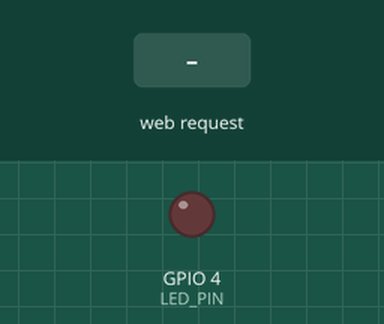
The sketch below on a simulated ESP32. Shown: output pins drawn as LEDs (lit = HIGH). The inputs (shaded band) are chosen by the test bench. WiFi joins after 1.5 s; servers stay silent unless stated; what the sketch prints to the serial monitor is not drawn.

Above: at 2.7 s.
2.8 s: HTTP request GET /led/on received
At 3.7 s:
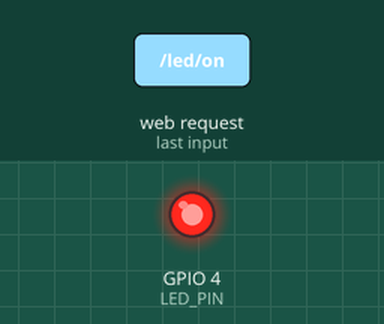
4.3 s: HTTP request GET /led/off received
At 4.8 s:
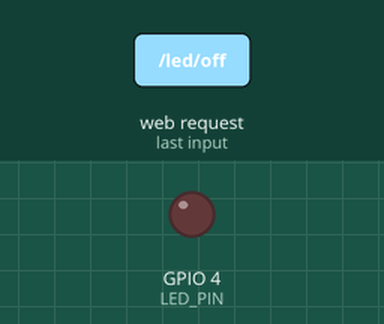
Timing chart, 0 to 7.3 s (numbered marks = the images above; inputs shaded):
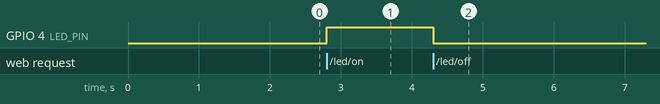

Measured:
- after the input at 2.8 s, GPIO 4 (LED_PIN): LOW → HIGH at once
- after the input at 4.3 s, GPIO 4 (LED_PIN): HIGH → LOW at once

The sketch:

sketch.ino
```cpp
#include <WiFi.h>
#include <WebServer.h>

// Wokwi Virtual Wi-Fi Credentials
const char* ssid = "Wokwi-GUEST";
const char* password = "";

const int LED_PIN = 4;

// Initialize WebServer on default HTTP port 80
WebServer server(80);

// HTML Page Generator
void handleRoot() {
  String html = "<!DOCTYPE html><html><head>";
  html += "<meta name=\"viewport\" content=\"width=device-width, initial-scale=1\">";
  html += "<style>";
  html += "body { font-family: Arial; text-align: center; margin-top: 50px; background-color: #f4f4f4; }";
  html += ".btn { display: inline-block; padding: 15px 30px; font-size: 20px; color: white; text-decoration: none; border-radius: 8px; margin: 10px; }";
  html += ".btn-on { background-color: #4CAF50; }";
  html += ".btn-off { background-color: #f44336; }";
  html += "</style></head><body>";
  html += "<h1>ESP32 Web Controlled LED</h1>";
  html += "<p>Click a button to change LED state:</p>";
  html += "<a href=\"/led/on\" class=\"btn btn-on\">TURN ON</a>";
  html += "<a href=\"/led/off\" class=\"btn btn-off\">TURN OFF</a>";
  html += "</body></html>";

  server.send(200, "text/html", html);
}

void handleLEDOn() {
  digitalWrite(LED_PIN, HIGH);
  server.sendHeader("Location", "/");
  server.send(303);
}

void handleLEDOff() {
  digitalWrite(LED_PIN, LOW);
  server.sendHeader("Location", "/");
  server.send(303);
}

void setup() {
  Serial.begin(115200);
  pinMode(LED_PIN, OUTPUT);
  digitalWrite(LED_PIN, LOW);

  // Connect to Wokwi virtual network
  WiFi.mode(WIFI_STA);
  WiFi.begin(ssid, password);
  Serial.print("Connecting to WiFi");

  while (WiFi.status() != WL_CONNECTED) {
    delay(500);
    Serial.print(".");
  }

Serial.println("\nWiFi Connected!");
Serial.print("Open in Wokwi Browser: ");
Serial.print("http://");
Serial.println(WiFi.localIP());

  // Set up URL routing
  server.on("/", handleRoot);
  server.on("/led/on", handleLEDOn);
  server.on("/led/off", handleLEDOff);

  server.begin();
  Serial.println("HTTP server started");
}

void loop() {
  // Listen for and handle incoming HTTP client requests
  server.handleClient();
}
```
